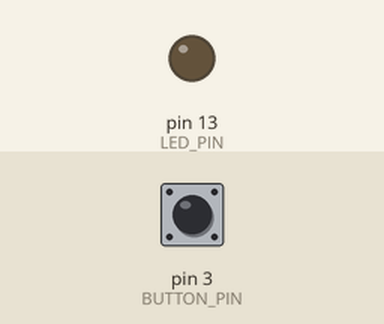
The sketch below on a simulated Arduino Uno, built with avr-gcc and run on an emulated ATmega328P. Parts: output pins drawn as LEDs (lit = HIGH). The inputs (shaded band) are chosen by the test bench; at power-on: pin 3 (BUTTON_PIN) LOW.

Above: at 1.2 s.
1.3 s: pin 3 (BUTTON_PIN) pulled HIGH for 0.15 s
At 2.2 s:
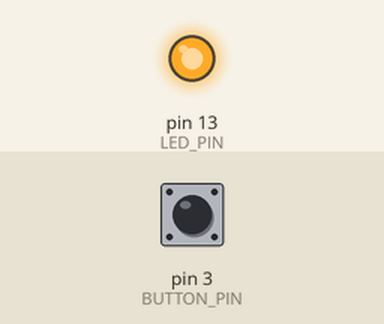
2.9 s: pin 3 (BUTTON_PIN) pulled HIGH for 1 s
At 3.4 s:
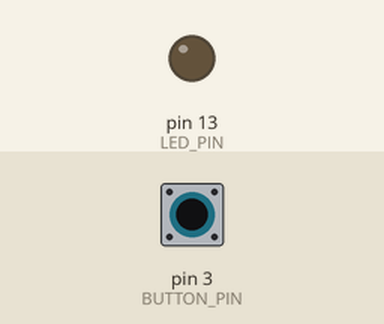
5.4 s: pin 3 (BUTTON_PIN) pulled HIGH for 3.2 s
At 6.5 s:
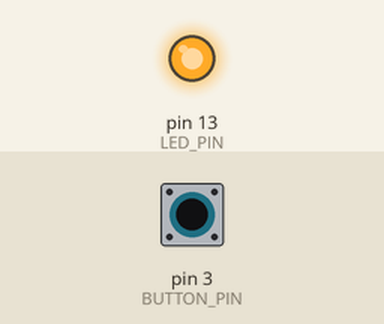
Timing chart, 0 to 8.4 s (numbered marks = the images above; inputs shaded):
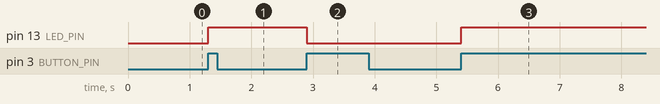

Measured:
- after the input at 1.3 s, pin 13 (LED_PIN): LOW → HIGH at once
- after the input at 2.9 s, pin 13 (LED_PIN): HIGH → LOW at once
- after the input at 5.4 s, pin 13 (LED_PIN): LOW → HIGH at once

The sketch:

Interrupt.ino
```cpp
#define LED_PIN 13
#define BUTTON_PIN 3
volatile byte ledState = LOW;
void setup() {
  pinMode(LED_PIN, OUTPUT);
  pinMode(BUTTON_PIN, INPUT);
  attachInterrupt(digitalPinToInterrupt(BUTTON_PIN), blinkLed, RISING);
}
void loop() {
  // nothing here!
}
void blinkLed() {
  ledState = !ledState;
  digitalWrite(LED_PIN, ledState);
}
```
